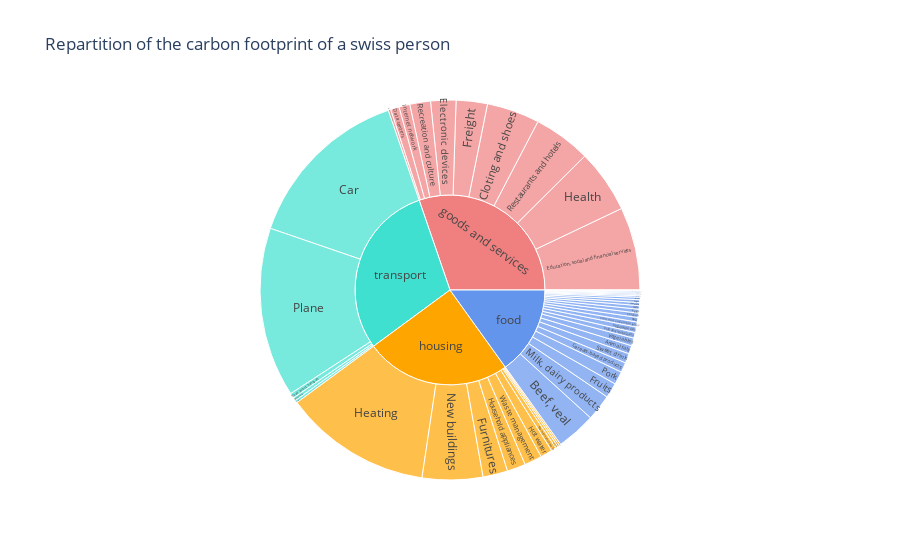

Notebook code cell kept with this figure:
### Code cell
fig = px.sunburst(carbonfootprint_df, 
                  names='category', 
                  parents='sector', 
                  values='carbon_footprint',
                  custom_data=['proportion'],
                  hover_name='category',
                  hover_data={
                    "sector": False,
                    "category": False,
                    "carbon_footprint": True,
                    "proportion": ":.2f"
                    },         
                  branchvalues = 'total',
                  color_discrete_sequence = ['lightcoral', 'turquoise', 'orange', 'cornflowerblue'], 
                  title='Repartition of the carbon footprint of a swiss person')

fig.update_traces(hovertemplate=
    "<b>%{label}</b><br>" +
    "Carbon footprint: %{value} kg CO₂eq<br>" +
    "Proportion: %{customdata[0]}%")

fig.show()

### Figure 1 — Plotly figure (JSON) as saved in the notebook; plotly's stock layout.template omitted (floating-point values rounded to 4 significant figures; data arrays with more than 128 entries replaced by an {"elided": "..."} marker saying what was removed)
{"data": [{"branchvalues": "total", "customdata": {"elided": "55x4 mixed values"}, "domain": {"x": [0, 1], "y": [0, 1]}, "hovertemplate": "<b>%{label}</b><br>Carbon footprint: %{value} kg CO₂eq<br>Proportion: %{customdata[0]}%", "hovertext": ["Education, social and financial services", "Health", "Restaurants and hotels ", "Cloting and shoes", "Electronic devices ", "Internet network", "Data centers", "Freight", "Mail services", "Recreation and culture", "Car", "Plane", "Road public transport", "Train", "Motorbike", "Heating", "Waste management", "New buildings", "Hot water", "Water", "Lighting", "Maintenance work", "Renovation", "Furnitures", "Household appliances", "Beef, veal", "Pork", "Fruits", "Vegetables", "Rice", "Milk, dairy products", "Fish and crustaceans", "Chicken", "Eggs", "Sugar", "Potatoes", "Cereals-based products ", "Animal fats", "Pasta", "Chocolate", "Bread", "Fruit and vegetable juices", "Vegetable fats", "Walnuts", "Spices", "Sweet drink", "Coffee", "Tobacco", "Alcoholic beverage", "Tea", "Oilseeds", "goods and services", "food", "transport", "housing"], "labels": ["Education, social and financial services", "Health", "Restaurants and hotels ", "Cloting and shoes", "Electronic devices ", "Internet network", "Data centers", "Freight", "Mail services", "Recreation and culture", "Car", "Plane", "Road public transport", "Train", "Motorbike", "Heating", "Waste management", "New buildings", "Hot water", "Water", "Lighting", "Maintenance work", "Renovation", "Furnitures", "Household appliances", "Beef, veal", "Pork", "Fruits", "Vegetables", "Rice", "Milk, dairy products", "Fish and crustaceans", "Chicken", "Eggs", "Sugar", "Potatoes", "Cereals-based products ", "Animal fats", "Pasta", "Chocolate", "Bread", "Fruit and vegetable juices", "Vegetable fats", "Walnuts", "Spices", "Sweet drink", "Coffee", "Tobacco", "Alcoholic beverage", "Tea", "Oilseeds", "goods and services", "food", "transport", "housing"], "name": "", "parents": ["goods and services", "goods and services", "goods and services", "goods and services", "goods and services", "goods and services", "goods and services", "goods and services", "goods and services", "goods and services", "transport", "transport", "transport", "transport", "transport", "housing", "housing", "housing", "housing", "housing", "housing", "housing", "housing", "housing", "housing", "food", "food", "food", "food", "food", "food", "food", "food", "food", "food", "food", "food", "food", "food", "food", "food", "food", "food", "food", "food", "food", "food", "food", "food", "food", "food", "", "", "", ""], "type": "sunburst", "values": [821, 627, 569, 522, 250, 108, 85, 309, 24, 205, 1683, 1679, 51, 25, 31, 1459, 174, 599, 118, 24, 18, 49, 17, 245, 183, 389, 130, 149, 77, 45, 260, 56, 43, 38, 28, 11, 99, 82, 35, 30, 24, 49, 55, 6, 2, 95, 15, 13, 10, 2, 12, 3520, 1755, 3469, 2886]}], "layout": {"legend": {"tracegroupgap": 0}, "sunburstcolorway": ["lightcoral", "turquoise", "orange", "cornflowerblue"], "title": {"text": "Repartition of the carbon footprint of a swiss person"}}}
